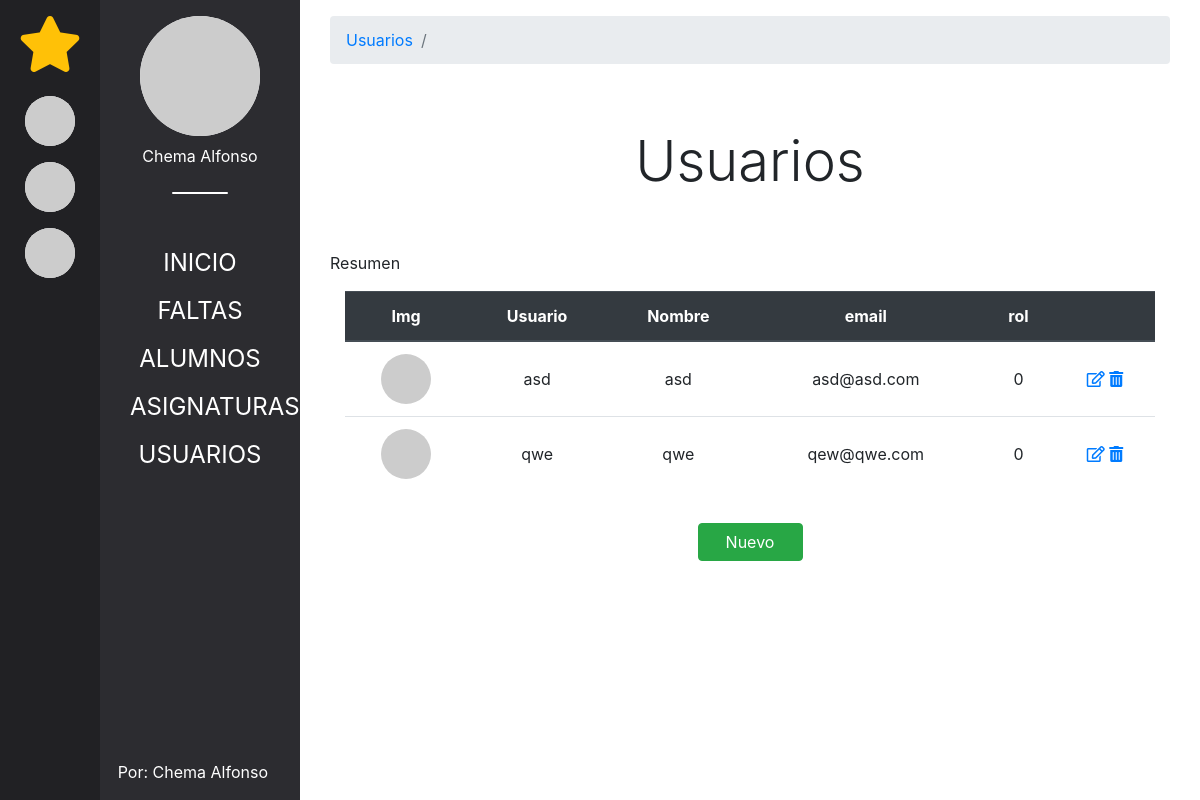
The app's page /?controller=usuario&action=main, older data.
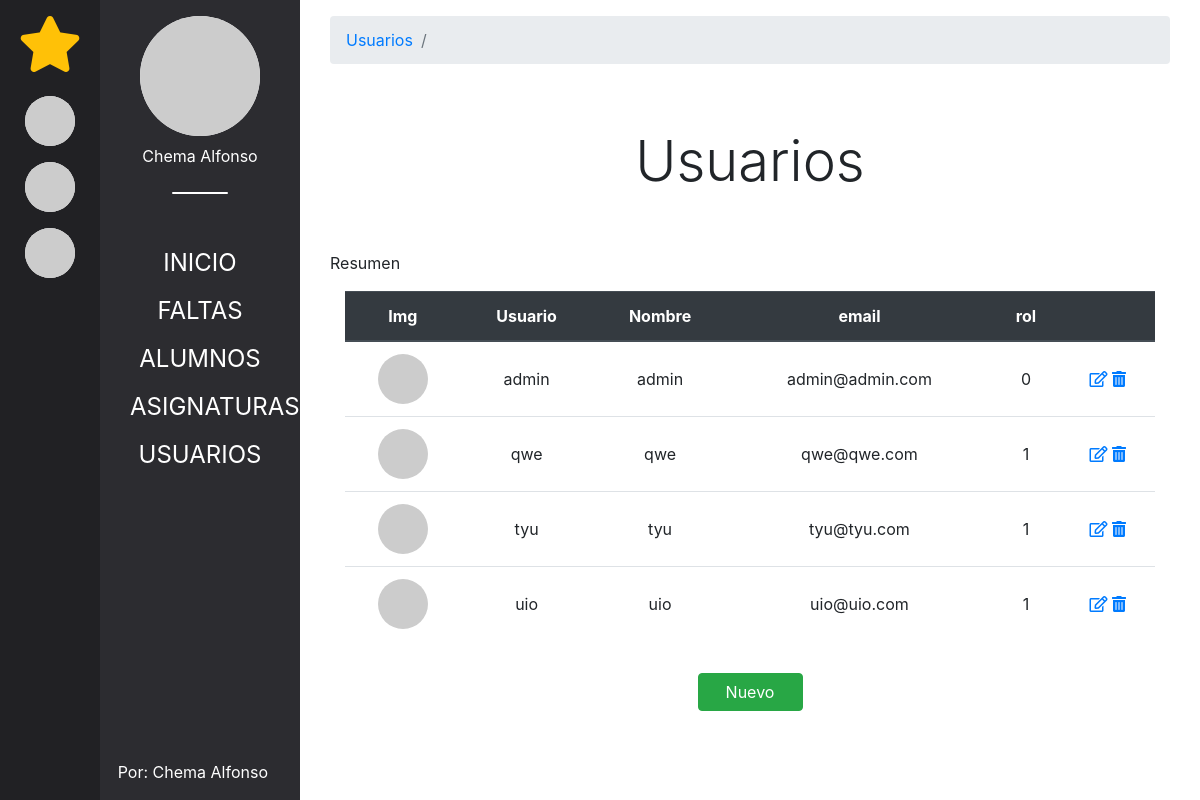
The same page, newer data.
### tables this page shows
CREATE TABLE IF NOT EXISTS usuarios(
    id        int(11) auto_increment,
    nickname  varchar(150) UNIQUE,
    nombre    varchar(150),
    apellidos varchar(150),
    email     varchar(200) UNIQUE,
    password  varchar(255),
    favoritos  varchar(255),
    role      int(1) DEFAULT 1,
    img       varchar(255),
CONSTRAINT pk_usuarios PRIMARY KEY (id)
);

### index.php (called while the page is built, shortened)
<?php
require_once 'models/Router.php';
require_once 'views/shared/header.php';
     require_once 'views/shared/favs.php';
     require_once 'views/shared/aside.php';
     require_once 'views/shared/main.php';
 require_once 'views/shared/footer.php';

### models/Router.php (called while the page is built, shortened)
<?php
class Router{
    private $redirect;
    public function setredirect(){
        if ( isset($_GET['controller']) ){
            $this->redirect = filter_var($_GET['controller'], FILTER_SANITIZE_STRING).'s';
            $this->redirect == 'mains' ? $this->redirect = 'Inicio' : '';
        } else {
            $this->redirect = 'Inicio';
        }
    }
    public function navigator(){
        if ( isset($_GET['controller']) ){
            if ( isset($_GET['action']) ){
                $action = filter_var($_GET['action'], FILTER_SANITIZE_STRING);
            } else {
                $action = 'main';
            }
        } else {
            $controller = 'mainController';
            $action = 'main';
        }
        $ctrl = new $controller();
        $ctrl->$action();
    }
    public function getBreadcrums(){
        $arr = explode( '/', $this->redirect );
        return $arr;
    }
}

### controllers/usuarioController.php (called while the page is built, shortened)
<?php
class UsuarioController{
    public function main(){
        $usr = new Usuario();
        $usr->Usuarios();
        require_once 'views/usuarios/usuarios.php';
    }
}

### db/DbConf.php (called while the page is built)
<?php
abstract class DbConfig{
    private $server = 'localhost';
    private $db = 'faltasdeasistencia';
    private $usr = 'root';
    private $psw = '';
    private $port = '3306';
    protected function getServer(){ return $this->server; }
    protected function getDb(){ return $this->db; }
    protected function getUsr(){ return $this->usr; }
    protected function getPsw(){ return $this->psw; }
    protected function getPort(){ return $this->port; }
}

### db/db.php (called while the page is built, shortened)
<?php
require_once 'DbConf.php';
class Db extends DbConfig{
    private $conn;
    public function __construct(){
        try
        {
            $cadena = 'mysql:host=' . $this->getServer() .
                      ';dbname='    . $this->getDb() .
                      ';port='      . $this->getPort();
            $this->conn = new PDO( $cadena, $this->getUsr(), $this->getPsw() );
            $this->conn->exec('SET CHARACTER SET utf8');
            $this->conn->setAttribute(PDO::ATTR_ERRMODE,
                                     PDO::ERRMODE_EXCEPTION);
        }
        catch(PDOExcerption $e)
        {
            $this->error = 'No se ha podido establecer la conexión: ' .
                           $e->getMessage();
        }
    }
    public function seleccionar( $sql ){
        $sent = $this->conn->prepare( $sql );
        $sent->execute();
        $this->filas = $sent->fetchAll( PDO::FETCH_OBJ );
        return true;
    }
}

### models/Usuario.php (called while the page is built, shortened)
<?php
require_once 'db/db.php';
class Usuario extends Db{
    public function Usuarios()
    {
        return $this->seleccionar("SELECT * FROM usuarios");
    }
}

### views/usuarios/usuarios.php (the view)
<div class="container-fluid">
    <div class="row">
    <table class="table text-center">
        <thead class="thead-dark">
            <tr scope=row>
                <th>Img</th>
                <th>Usuario</th>
                <th>Nombre</th>
                <th>email</th>
                <th>rol</th>
                <th></th>
            </tr>
        </thead>
        <?php foreach ($usr->filas as $fila):?>
            <tr scope=row>
                <td class=" align-middle">
                    <div class="circulo">
                        <img src="https://picsum.photos/200/200?image=22" alt="">
                    </div>
                </td>
                <td class=" align-middle"><?= $fila->nickname; ?></td>
                <td class=" align-middle"><?= $fila->nombre; ?></td>
                <td class=" align-middle"><?= $fila->email; ?></td>
                <td class=" align-middle"><?= $fila->role; ?></td>
                <td class=" align-middle">
                      <a href="" class="far fa-edit modificador"></a>
                      <a href="" class="fas fa-trash-alt borrador"></a>
                </td>
            </tr>
        <?php endforeach;?>
    </table>
    </div>
    <div class="row">
        <div class="col-2 offset-5 justify-content-center">
            <a class="d-block my-3 btn btn-success" href="">Nuevo</a>
        </div>
    </div>
</div>

### views/shared/header.php (shortened to what this page needs)
<!DOCTYPE html>
<html lang="es">
<head>
    <link rel="stylesheet" href="https://stackpath.bootstrapcdn.com/bootstrap/4.3.1/css/bootstrap.min.css">
    <link rel="stylesheet" href="./assets/css/mainStyles.css" type="text/css">
    <link rel="stylesheet" href="https://use.fontawesome.com/releases/v5.8.1/css/all.css">
</head>
<body>
    <div class="container-fluid blackBg vh-100">
        <div class="row">

### views/shared/favs.php
<div class="col-1 text-white text-center blackDarkBg py-3 vh-100">
    <p class="fas fa-star display-4 text-warning"></p>
    <div class="row">
        <div class="col-12 py-2">
            <div class="circulo">
                <a href="">
                    <img src="https://picsum.photos/200/200?image=3" alt="">
                </a>
            </div>
        </div>
    </div>
    <div class="row">
        <div class="col-12 py-2">
            <div class="circulo">
                <a href="">
                    <img src="https://picsum.photos/200/200?image=4" alt="">
                </a>
            </div>
        </div>
    </div>
    <div class="row">
        <div class="col-12 py-2">
            <div class="circulo">
                <a href="">
                    <img src="https://picsum.photos/200/200/?random?image=2" alt="">
                </a>
            </div>
        </div>
    </div>
</div>

### views/shared/aside.php
<div class="col-2 text-white text-center sidebar py-3  vh-100">
    <div class="container-fluid">
        <div class="row">
            <div id="favLogoText" class="col-12">
                <div class="circulo circuloExtraGrande">
                    <a href="">
                        <img src="https://picsum.photos/200/200?image=8" alt="">
                    </a>
                </div>
                <a class="text-white" href="">
                    <p class="mt-2">Chema Alfonso</p>
                </a>
            </div>
        </div>
        <div class="row">
            <div class="col-12 mainLinksContainer">
                <ul>
                    <li><a href="?controller=main&action=main">INICIO</a></li>
                    <li><a href="?controller=falta&action=main">FALTAS</a></li>
                    <li><a href="?controller=alumno&action=main">ALUMNOS</a></li>
                    <li><a href="?controller=asignatura&action=main">ASIGNATURAS</a></li>
                    <li><a href="?controller=usuario&action=main">USUARIOS</a></li>
                </ul>
            </div>
        </div>
        <div class="row copy">
            <div class="col-12">
                <a class="text-white" target="_blank" href="https://github.com/ChemaAlfonso/Gestion-de-asistencia">
                    <p> Por: Chema Alfonso</p>
                </a>
            </div>
        </div>
    </div>
</div>

### views/shared/main.php
<div class="col-9 blackBg mainBody py-3 vh-100 overflow-auto bg-white">
    <div class="container-fluid">
        <?php
            $router = new Router();
            $router->setredirect();
            $breadcrums = $router->getBreadcrums();
            require_once 'views/shared/breadcrums.php';
            require_once 'views/shared/mainTitle.php';
        ?>
        <div class="container-fluid">
            <?php
                $router->navigator();
            ?>
        </div>
    </div>
</div>

### views/shared/breadcrums.php
<div class="row">
    <div class="col-12">
        <nav class="breadcrumb text-white">
            <?php foreach( $breadcrums as $breadcrum ) : ?>
                <a class="breadcrumb-item" href="#"><?= $breadcrum == 'shared' ? 'Inicio' : ucfirst($breadcrum); ?></a>
            <?php endforeach; ?>
            <span class="breadcrumb-item active"></span>
        </nav>
    </div>
</div>

### views/shared/mainTitle.php
<div class="row align-items-center">
    <header class="col-12 m-auto bg-white text-center pt-5">
            <h2 id="mainTitle" class="display-4"><?= ucfirst($breadcrum); ?></h2>
            <p id="mainTitle" class="text-left pt-5">Resumen</p>
    </header>
</div>

### views/shared/footer.php (shortened to what this page needs)
        </div>
</div>
</body>
</html>

### assets/css/mainStyles.css (style rules this page uses)
* { margin: 0; padding: 0; }
ul li { list-style: none; }
a { transition: all .3s; }
.blackBg { background: #2C2C30; }
.blackDarkBg { background: #212124; }
.circulo, .circuloGrande { background: #fff; width: 50px; height: 50px; border-radius: 50%; margin: auto; color: #212124; overflow: hidden; position: relative; }
.circuloExtraGrande { width: 120px; height: 120px; }
.circulo img { width: 50px; height: 50px; }
.circuloExtraGrande img { width: 120px; height: 120px; }
.copy { position: absolute; bottom: 0; right: 2em; }
#favLogoText::after { content: ''; display: block; height: 2px; width: 40%; margin: auto; background: #fff; margin-top: 1.5em; border-radius: 8px; }
.mainLinksContainer { margin-top: 30%; }
.mainLinksContainer a { color: #fff; display: block; margin-bottom: .5em; font-size: 1.5em; }

Row changes from the older to the newer data that the page shows:
changed usuarios: nickname "asd" → "admin"; nombre "asd" → "admin"; email "asd@asd.com" → "admin@admin.com"
changed usuarios "qwe": email "qew@qwe.com" → "qwe@qwe.com"; role "0" → "1"
added usuarios: nickname "tyu", nombre "tyu", email "tyu@tyu.com", role "1"
added usuarios: nickname "uio", nombre "uio", email "uio@uio.com", role "1"
